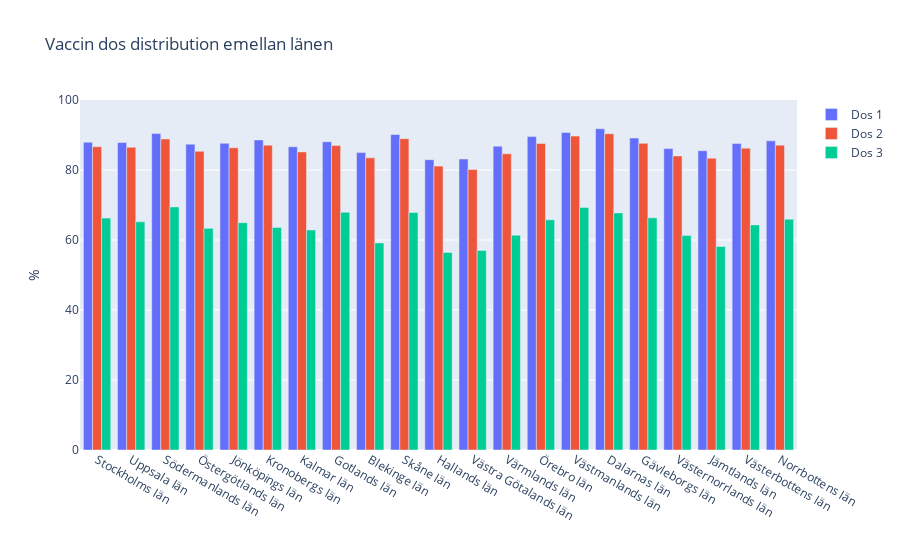

Notebook source saved alongside this figure:
### Markdown cell above
### f)

### Code cell
# Some parts 'borrowed' (if one can say that) from:
# https://github.com/Danneftw1/Databehandling-Daniel-Nilsson/blob/main/Labb_1/Labb.ipynb

# Create a group of all unique "Län_namn" entries
lans_group = vaccin_kommun_och_older.groupby('Län_namn')

# Get individual summed vaccine values for each dose and divide them by the total population
percent_dose_1 = lans_group['Antal minst 1 dos'].sum() / lans_group['Befolkning'].sum() * 100
percent_dose_2 = lans_group['Antal minst 2 doser'].sum() / lans_group['Befolkning'].sum() * 100
percent_dose_3 = lans_group['Antal 3 doser'].sum() / lans_group['Befolkning'].sum() * 100
percent_dose_4 = lans_group['Antal 4 doser'].sum() / lans_group['Befolkning'].sum() * 100


fig = px.bar(
    data_frame=vaccin_kommun_och_older,
    x=vaccin_kommun_och_older.Län_namn.unique(),
    y=[
        percent_dose_1,
        percent_dose_2,
        percent_dose_3
    ],
    barmode='group',
    title='Vaccin dos distribution emellan länen',
    labels={
        'value': '%',
        'variable': '',
        'x': ''
    }
)

# Set y axis range to 100 in order to simulate a percentage range
fig.update_layout(yaxis_range=[0, 100])

# Dict for renaming bars
rename = {f'wide_variable_{i}': f'Dos {i+1}' for i in range(4)}

# Source: https://stackoverflow.com/questions/64371174/plotly-how-to-change-variable-label-names-for-the-legend-in-a-plotly-express-li
# Rename all bars in plot
fig.for_each_trace(lambda t: t.update(name=rename[t.name]))

fig.show()
fig.write_html("Visualiseringar/Vaccin_dos_distribution_emellan_länen.html")

### Figure 1 — Plotly figure (JSON) as saved in the notebook; plotly's stock layout.template omitted (floating-point values rounded to 4 significant figures)
{"data": [{"alignmentgroup": "True", "hovertemplate": "=%{x}<br>%=%{y}<extra></extra>", "legendgroup": "wide_variable_0", "marker": {"color": "#636efa", "pattern": {"shape": ""}}, "name": "Dos 1", "offsetgroup": "wide_variable_0", "orientation": "v", "showlegend": true, "textposition": "auto", "type": "bar", "x": ["Stockholms län", "Uppsala län", "Södermanlands län", "Östergötlands län", "Jönköpings län", "Kronobergs län", "Kalmar län", "Gotlands län", "Blekinge län", "Skåne län", "Hallands län", "Västra Götalands län", "Värmlands län", "Örebro län", "Västmanlands län", "Dalarnas län", "Gävleborgs län", "Västernorrlands län", "Jämtlands län", "Västerbottens län", "Norrbottens län"], "xaxis": "x", "y": [87.92, 87.83, 90.45, 87.38, 87.64, 88.58, 86.64, 88.07, 84.98, 90.13, 82.95, 83.14, 86.82, 89.54, 90.73, 91.79, 89.12, 86.11, 85.52, 87.6, 88.34], "yaxis": "y"}, {"alignmentgroup": "True", "hovertemplate": "=%{x}<br>%=%{y}<extra></extra>", "legendgroup": "wide_variable_1", "marker": {"color": "#EF553B", "pattern": {"shape": ""}}, "name": "Dos 2", "offsetgroup": "wide_variable_1", "orientation": "v", "showlegend": true, "textposition": "auto", "type": "bar", "x": ["Stockholms län", "Uppsala län", "Södermanlands län", "Östergötlands län", "Jönköpings län", "Kronobergs län", "Kalmar län", "Gotlands län", "Blekinge län", "Skåne län", "Hallands län", "Västra Götalands län", "Värmlands län", "Örebro län", "Västmanlands län", "Dalarnas län", "Gävleborgs län", "Västernorrlands län", "Jämtlands län", "Västerbottens län", "Norrbottens län"], "xaxis": "x", "y": [86.66, 86.48, 88.88, 85.35, 86.36, 87.1, 85.16, 86.97, 83.47, 88.96, 81.11, 80.13, 84.61, 87.59, 89.68, 90.35, 87.62, 84.02, 83.37, 86.24, 87.09], "yaxis": "y"}, {"alignmentgroup": "True", "hovertemplate": "=%{x}<br>%=%{y}<extra></extra>", "legendgroup": "wide_variable_2", "marker": {"color": "#00cc96", "pattern": {"shape": ""}}, "name": "Dos 3", "offsetgroup": "wide_variable_2", "orientation": "v", "showlegend": true, "textposition": "auto", "type": "bar", "x": ["Stockholms län", "Uppsala län", "Södermanlands län", "Östergötlands län", "Jönköpings län", "Kronobergs län", "Kalmar län", "Gotlands län", "Blekinge län", "Skåne län", "Hallands län", "Västra Götalands län", "Värmlands län", "Örebro län", "Västmanlands län", "Dalarnas län", "Gävleborgs län", "Västernorrlands län", "Jämtlands län", "Västerbottens län", "Norrbottens län"], "xaxis": "x", "y": [66.26, 65.21, 69.46, 63.32, 64.96, 63.57, 62.88, 67.93, 59.17, 67.85, 56.45, 57.0, 61.37, 65.76, 69.28, 67.74, 66.33, 61.32, 58.15, 64.32, 65.96], "yaxis": "y"}], "layout": {"barmode": "group", "legend": {"title": {"text": ""}, "tracegroupgap": 0}, "title": {"text": "Vaccin dos distribution emellan länen"}, "xaxis": {"anchor": "y", "domain": [0, 1], "title": {"text": ""}}, "yaxis": {"anchor": "x", "domain": [0, 1], "range": [0, 100], "title": {"text": "%"}}}}
